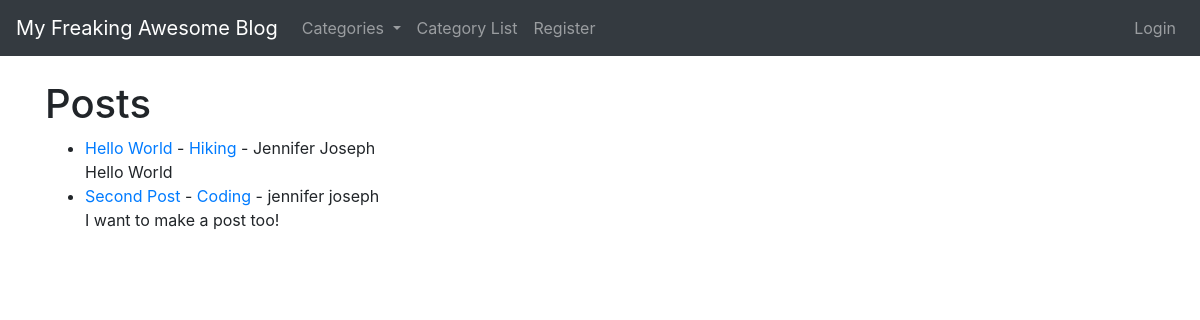
Before: / with the older database file.
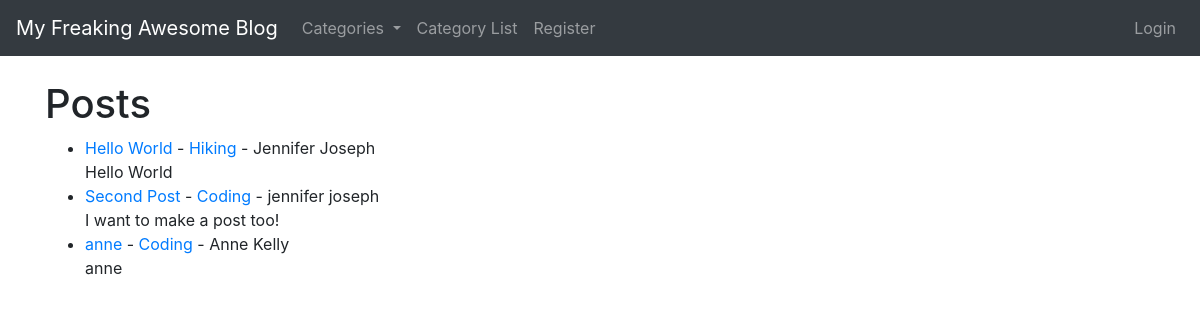
After: the same page with the newer database file.
### tutorialblog/models.py (models this page shows, shortened)
class Post(models.Model):
    title = models.CharField(max_length = 255)
    header_image = models.ImageField(null = True, blank = True, upload_to = "images/")
    title_tag = models.CharField(max_length = 255)#, default = "My Freaking Awesome Blog")
    author = models.ForeignKey(User, on_delete = models.CASCADE) # deletes blog post from a user that has been deleted
    category = models.CharField(max_length = 255, default = 'uncategorized')
    body = RichTextField(blank = True, null = True) # always migrate when you change models
    post_date = models.DateField(auto_now_add=True) # will happen automatically when new blog posts are created
    snippet = models.CharField(max_length = 255)
    likes = models.ManyToManyField(User, related_name = 'blog_post')

### tutorialblog/views.py (the view)
# urls.py: path('', HomeView.as_view(), name = "home"), # home page
class HomeView(ListView): # normally we pass in the request
    model = Post    # note the difference here too of using Post not User
    template_name = 'home.html'
    ordering = ['-post_date']
    def get_context_data(self, *args, **kwargs):
        cat_menu = Category.objects.all() # this grabs out everything in our cateogy model, namely the names and then assign it to the var
        context = super(HomeView, self).get_context_data(*args, **kwargs)
        context["cat_menu"] = cat_menu
        return context  # so now we can access "cat_menu" from our home page

### tutorialblog/models.py (called while the page is built)
    def __str__(self):
        return self.name #lets us see category name on the admin back end

### tutorialblog/templates/home.html (shortened to what this page needs)
{% extends 'base.html' %}
{% block content %}
<h1>Posts</h1>
<ul>
{% for post in object_list %}
    <li> <a href = "{% url 'article-detail' post.pk %}"> {{post.title}}</a>  - <a href= "{% url 'category' post.category %}" > {{post.category}} </a> - {{post.author.first_name}} {{post.author.last_name}}
        <br>
    {{ post.snippet }}
     </li>
{% endfor %}
</ul>
{% endblock %}

Changed rows visible on the page:
added Post: title "anne", category "Coding", author.first_name "Anne", author.last_name "Kelly", snippet "anne"
